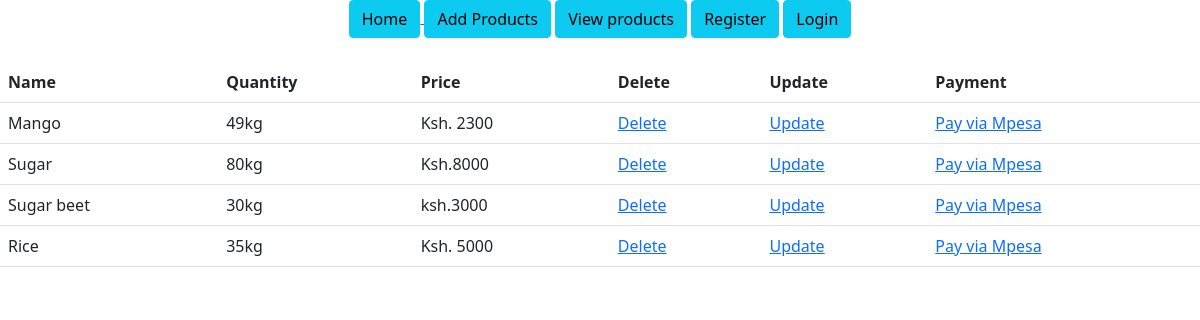
Screenshot of /products/ (signed in) with the database file from the repository.
### mdMorningDjangoRegistration/models.py (models this page shows)
class Product(models.Model):
    prod_name = models.CharField(max_length=30, blank=False, null=False)
    prod_quantity = models.CharField(max_length=30, blank=False, null=False)
    prod_price = models.CharField(max_length=30, blank=False, null=False)

### mdMorningDjangoRegistration/views.py (the view)
# urls.py: path('products/', general_views.view_products, name='products'),
@login_required
def view_products(request):
    products = Product.objects.all()
    return render(request, 'product.html', {'products': products})

### templates/product.html
{% extends 'base.html' %}
{% block content %}
    <div class="row">
        <div class="col-12">
            <table class="table">
                <tr>
                    <th>Name</th>
                    <th>Quantity</th>
                    <th>Price</th>
                    <th>Delete</th>
                    <th>Update</th>
                    <th>Payment</th>
                </tr>
                {% for product in products %}
                    <tr>
                        <td>{{ product.prod_name }}</td>
                        <td>{{ product.prod_quantity }}</td>
                        <td>{{ product.prod_price }}</td>
                        <td><a href="/delete-product/{{ product.id }}">Delete</a></td>
                        <td><a href="/update-product/{{ product.id }}">Update</a></td>
                        <td><a href="/payment/{{ product.id }}">Pay via Mpesa</a></td>
                    </tr>
                {% endfor %}
            </table>
        </div>
    </div>
{% endblock %}

### templates/base.html (shortened to what this page needs)
<!DOCTYPE html>
<html lang="en">
<head>
    {% load static %}
    {% load crispy_forms_tags %}
    <link href="https://cdn.jsdelivr.net/npm/bootstrap@5.1.3/dist/css/bootstrap.min.css" rel="stylesheet">
</head>
<body>
<section class="navigation-section">
    <div class="navigation-section-container d-flex justify-content-center mb-4">
        <nav class="navigation">
            <a href="{% url 'home' %}"><button class="btn btn-info">Home</button>
            </a>
            <a href="{% url 'add-product' %}"><button class="btn btn-info">
                Add Products</button></a>
            <a href="{% url 'products' %}"><button class="btn btn-info">View products</button></a>
            <a href="{% url 'register' %}"><button class="btn btn-info">Register
            </button></a>
            <a href="{% url 'login' %}"><button class="btn btn-info">Login</button></a>
        </nav>
    </div>
</section>
{% block content %}
{% endblock %}
</body>
</html>

### rows the page displays
Product: prod_name "Mango", prod_quantity "49kg", prod_price "Ksh. 2300"
Product: prod_name "Sugar", prod_quantity "80kg", prod_price "Ksh.8000"
Product: prod_name "Sugar beet", prod_quantity "30kg", prod_price "ksh.3000"
Product: prod_name "Rice", prod_quantity "35kg", prod_price "Ksh. 5000"
